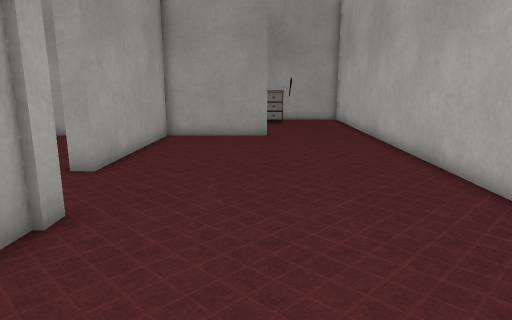
[1] (above)

16 first-person views from a walk through a 3-D level made in the Unity game engine. The camera is 1.3 m above the floor, tilts 12° down and sees 70° across. The floor is counted in squares, 0.5 m on a side. Each view is taken from the middle of a square. On the plan, view 1 faces up. The plan holds only what a view shows up to about 20 squares ahead; the rest is blank. The player character is not drawn. Some surface patterns are stand-ins.

[2]
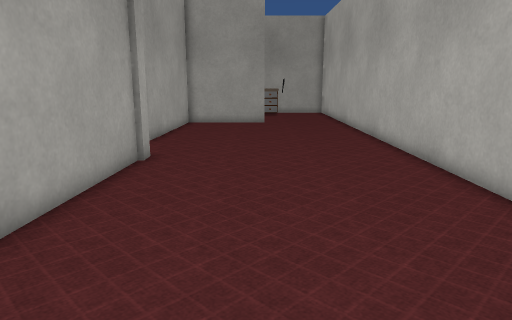

[3]
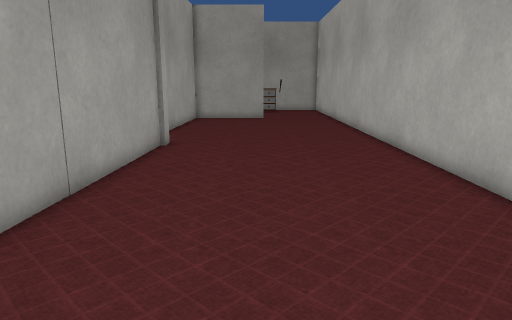

[4]
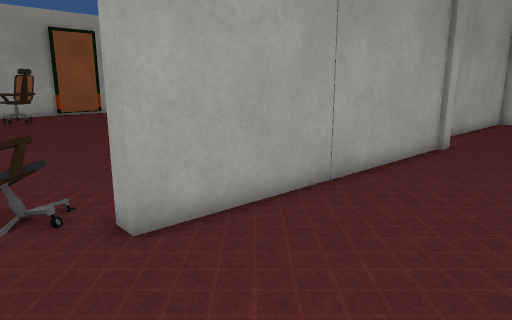

[5]
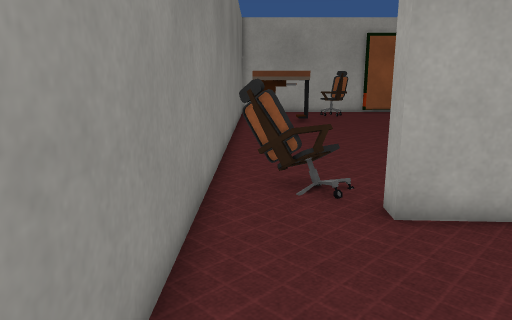

[6]
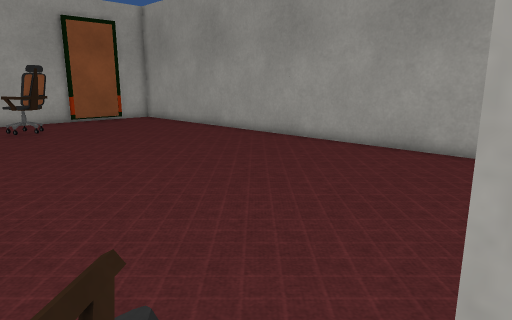

[7]
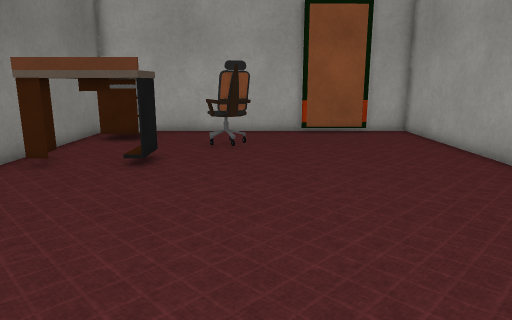

[8]
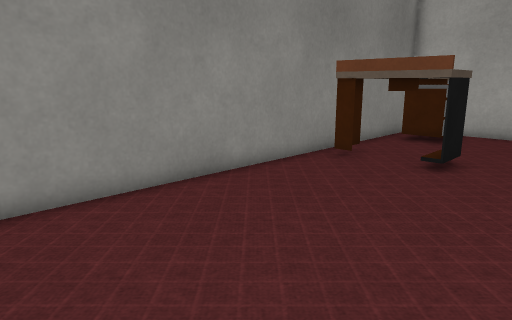

[9]
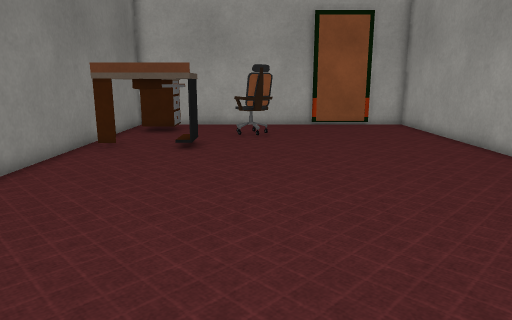

[10]
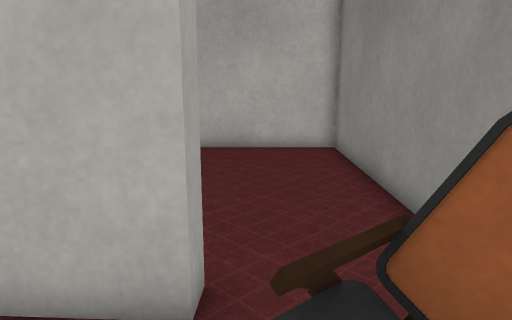

[11]
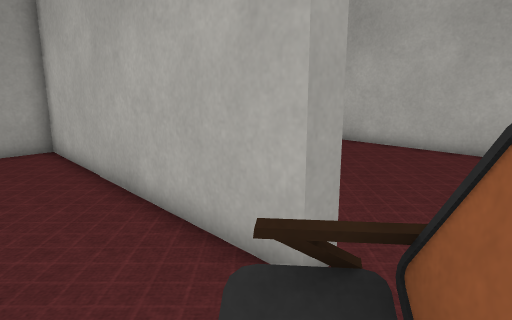

[12]
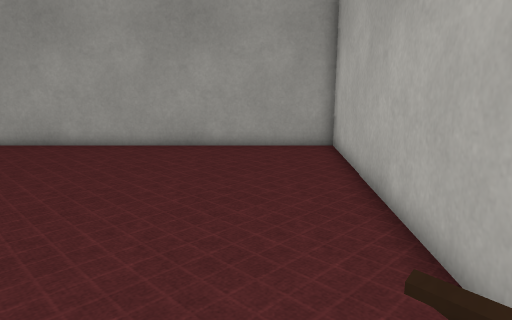

[13]
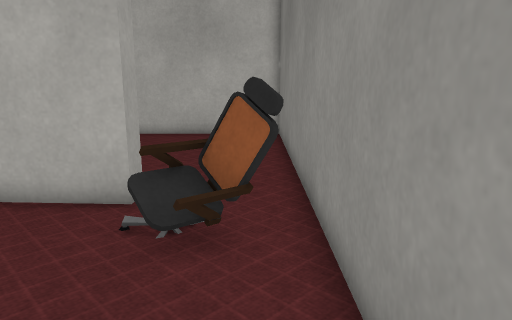

[14]
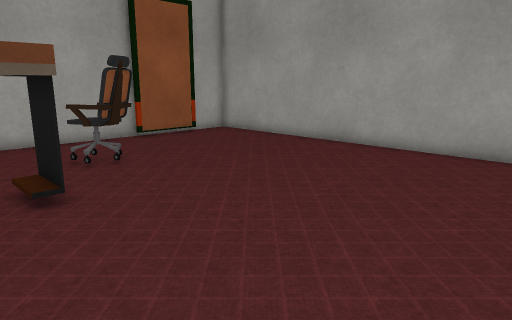

[15]
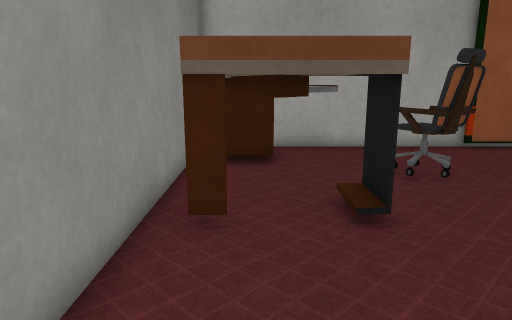

[16]
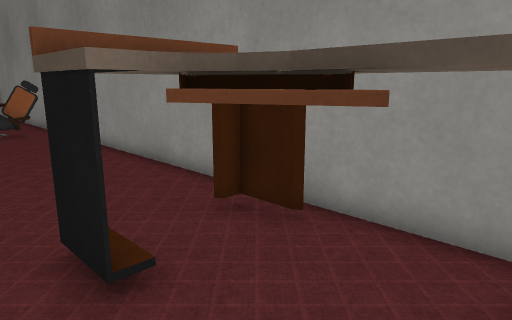

### Floor plan
Key: @ floor where view 1 was taken; # wall or solid block; . floor; T table; H thing the floor can be seen under or through; O other object.
Columns run from 31 left of view 1 to 6 right of it. Each row starts with its distance up from view 1.
 21                                      #
 20                                  ....#
 19                                  ....#
 18                            ######....#
 17                           ##.........#
 16                           #..........#
 15                           #..........#
 14                           #..........#
 13                           #..........#
 12                           #..........#
 11                          ##..........#
 10                          ............#
  9                           ...........#
  8                           ...........#
  7                            #.........#
  6 ############################.........#
  5 #.........................##.........#
  4 #.........................##.........#
  3 #.........................##.........#
  2 #.........................##.........#
  1 #.........................##.........#
  0 #.........................##...@.....#
 -1 #.........................##.........#
 -2 #.........................##.........#
 -3 #...#OO...................# .........#
 -4 #...###...................#..........#
 -5 #.........................#..........#
 -6 #.....#TTH................#..........#
 -7 #. ##TTTTH..............O............#
 -8 #  TTTTTTH.............OO............#
 -9    TTTTTTH..............O............#
-10  #####################################

Where each view was taken, in squares from view 1:
view 1: 0 up, 0 right, facing up
view 2: 6 down, 0 right, facing up
view 3: 9 down, 0 right, facing up
view 4: 9 down, 1 right, facing up-left
view 5: 9 down, 2 right, facing left
view 6: 8 down, 5 left, facing up-left
view 7: 2 down, 11 left, facing left
view 8: 2 down, 11 left, facing down-left
view 9: 3 down, 8 left, facing left
view 10: 7 down, 9 left, facing right
view 11: 9 down, 9 left, facing up-right
view 12: 9 down, 8 left, facing up
view 13: 9 down, 13 left, facing right
view 14: 8 down, 14 left, facing up-left
view 15: 8 down, 16 left, facing left
view 16: 4 down, 28 left, facing down-right
